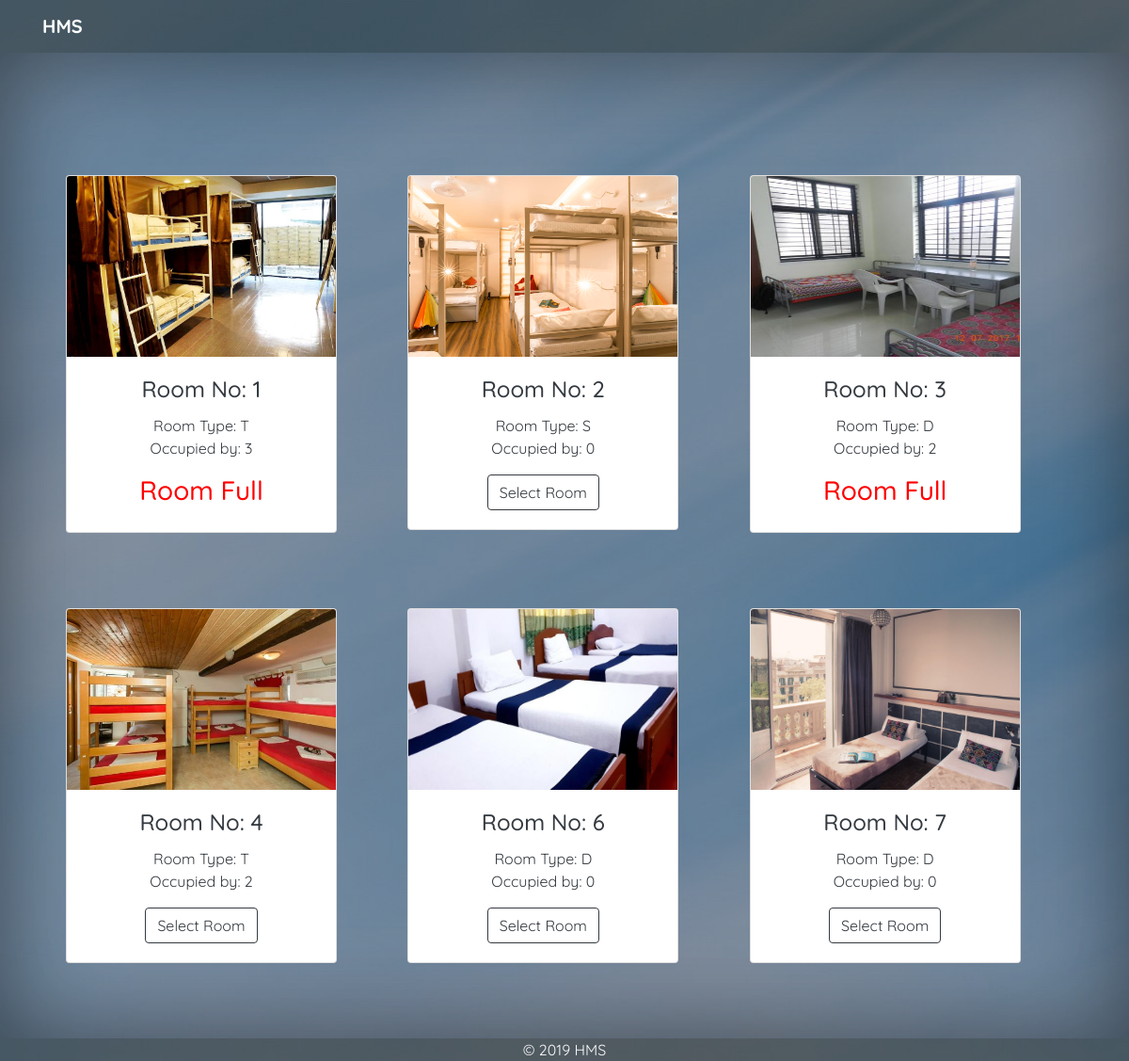
Page /changeroom/ (signed in) on the earlier database version.
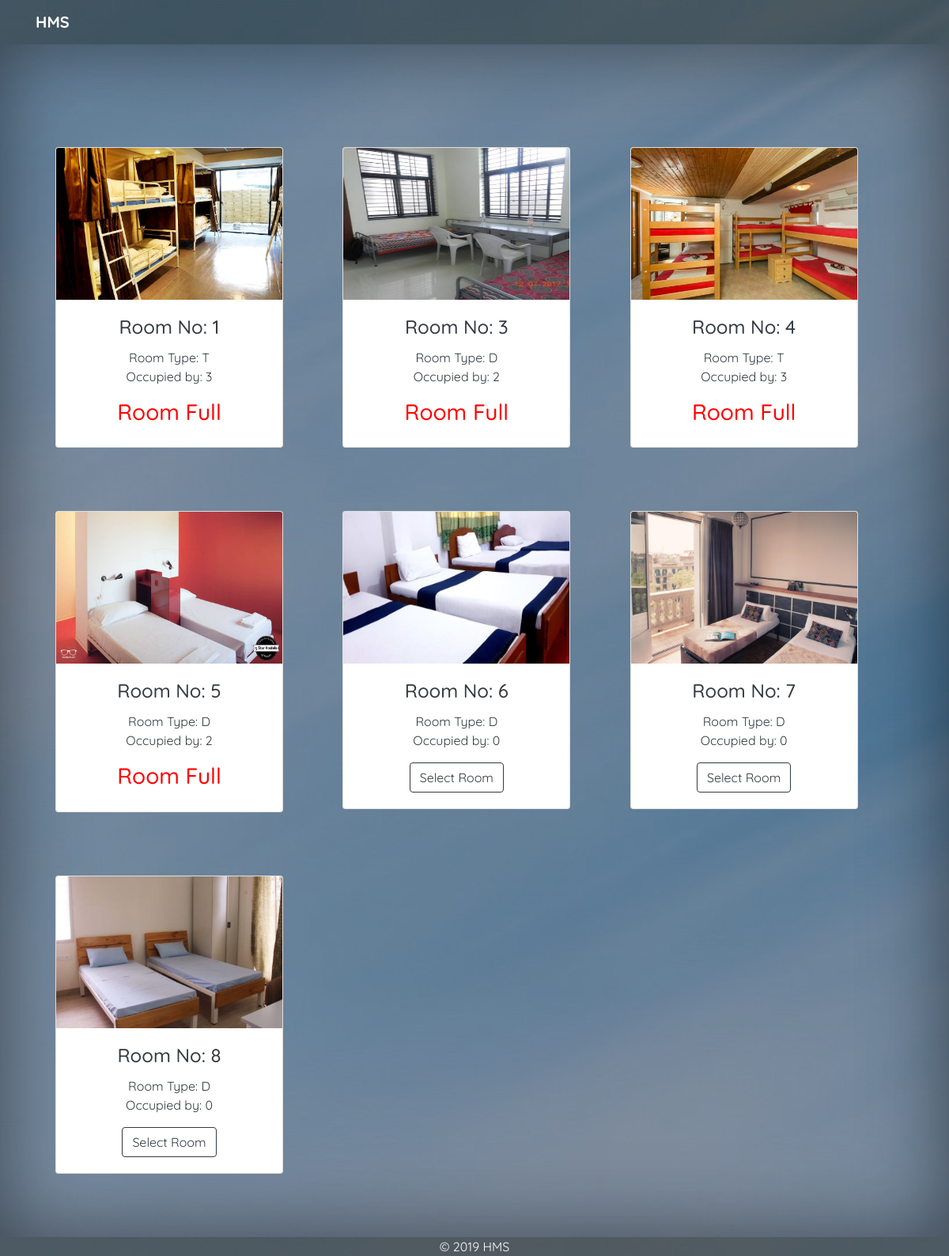
Same page on the later database version.
### accounts/models.py (models this page shows, shortened)
class Room(models.Model):
    no = models.CharField(max_length=5, default=None, unique=True)
    cover = models.ImageField(upload_to='images/')
    room_choice = [('S', 'Single Room'), ('D', 'Double Room'), ('T', 'Triple Room')]
    room_type = models.CharField(choices=room_choice, max_length=1, default=None)
    vacant = models.BooleanField(default=False)
    capacity = models.PositiveIntegerField(validators=[MinValueValidator(1), MaxValueValidator(4)])
    present = models.PositiveIntegerField(validators=[MaxValueValidator(4)], default=0, blank=True, null=True)

### accounts/views.py (the view)
# urls.py: path('changeroom/', views.room_change_view, name='changeroom'),
@login_required()
def room_change_view(request):
    rooms = Room.objects.all()
    obj = UserProfile.objects.get(user=request.user)
    roomdata = []
    for x in rooms:
        if x != obj.room:
            remains = x.capacity - x.present
            y = {'no': x.no, 'type': x.room_type, 'present': x.present, 'remains': remains, 'cover': x.cover}
            roomdata.append(y)
    context = {'roomdata': roomdata}
    return render(request, 'accounts/change_allrooms.html', context)

### accounts/templates/accounts/change_allrooms.html (shortened to what this page needs)
{% extends 'accounts/base.html' %}
{% block content %}
<div class="row" style="padding-top:10%">
    {% for y in roomdata %}
    <div class="col-sm-4" style="padding-bottom: 5rem;">
        <div class="card" style="width: 18rem;">
            <div style="max-width: 100%; height: 12rem;">
                <img src='{{ y.cover.url}}' class="card-img-top" alt="..." style="height:100%; max-width:100%;">
            </div>
            <div class="card-body">
                <h4 class="card-title text-dark">Room No: {{y.no}}</h4>
                <p class="card-text text-dark">Room Type: {{y.type}} <br>
                    Occupied by: {{y.present}}
                </p>
                <form method="POST" action="{% url 'roomchangeap' y.no %}"
                      onsubmit="myButton.disabled = true; return true;">
                    {% if y.remains > 0 %}
                    <button type="submit" class="btn btn-outline-dark">Select Room</button>
                    {% else %}
                    <h3 style="color: red;">Room Full</h3>
                    {% endif %}
                </form>
            </div>
        </div>
    </div>
    {% endfor %}
</div>
{% endblock %}

Differences in the rows shown:
no longer on this page (row edited): Room: shows a picture, no "2", type "S", present "0", shows "Select Room"
changed Room (number 3 of 7 on the later page): present "2" → "3"; text "Select Room" → "Room Full"
now on this page (row unchanged): Room: shows a picture, no "5", type "D", present "2", shows "Room Full"
added Room: shows a picture, no "8", type "D", present "0", shows "Select Room"
